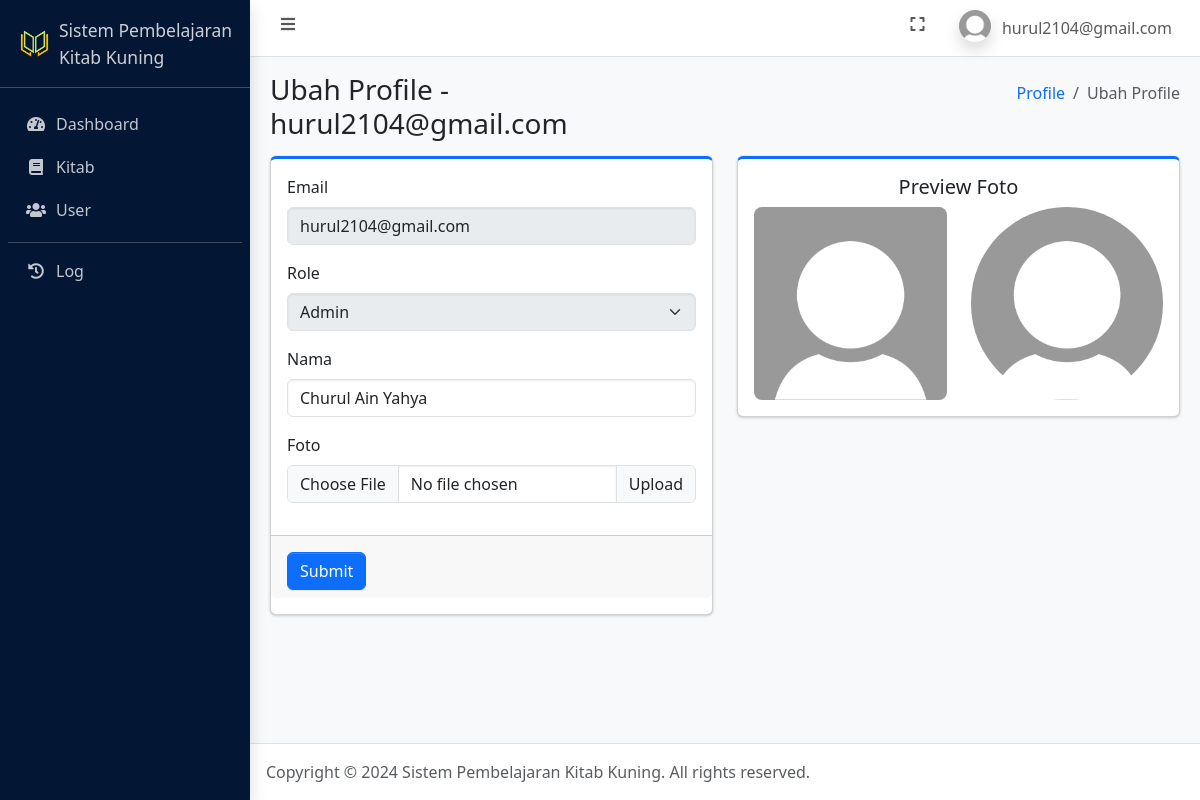
/ubah_profile.php (signed in), run on the app's committed database.
### tables this page shows
CREATE TABLE `user` (
  `id_user` int(11) NOT NULL,
  `nama_lengkap` varchar(100) NOT NULL,
  `email` varchar(100) NOT NULL,
  `password` varchar(255) NOT NULL,
  `role` enum('admin','pengguna') NOT NULL,
  `foto` text NOT NULL,
  `is_active` int(1) NOT NULL,
  `dibuat_pada` datetime NOT NULL DEFAULT current_timestamp()
);

### connection.php (called while the page is built, shortened)
<?php
	$host = 'localhost';
	$user = 'root';
	$pass = '';
	$database = 'pembelajaran_kitab_kuning';
	$conn = mysqli_connect($host, $user, $pass, $database);
    if (isset($_SESSION['id_user'])) {
    	$id_user = $_SESSION['id_user'];
		$dataUser = mysqli_fetch_assoc(mysqli_query($conn, "SELECT * FROM user WHERE id_user = $id_user"));
	}
?>

### ubah_profile.php (the view, shortened to what this page needs)
<?php
    require_once 'connection.php';
?>
<!DOCTYPE html>
<html lang="en">
<head>
    <?php include_once 'include/head.php'; ?>
</head>
<body class="layout-fixed sidebar-expand-lg bg-body-tertiary">
    <div class="app-wrapper">
        <?php include_once 'include/navbar.php'; ?>
        <?php include_once 'include/sidebar.php'; ?>
        <main class="app-main">
            <div class="app-content-header">
                <div class="container-fluid">
                    <div class="row">
                        <div class="col-sm-6">
                            <h3 class="mb-0">Ubah Profile - <?= $dataUser['email']; ?></h3>
                        </div>
                        <div class="col-sm-6">
                            <ol class="breadcrumb float-sm-end">
                                <li class="breadcrumb-item"><a href="profile.php">Profile</a></li>
                                <li class="breadcrumb-item active" aria-current="page">
                                    Ubah Profile
                                </li>
                            </ol>
                        </div>
                    </div>
                </div>
            </div>
            <div class="app-content">
                <div class="container-fluid">
                    <div class="row">
                        <div class="col-6">
                            <div class="card card-primary card-outline mb-4">
                                <form method="post" enctype="multipart/form-data">
                                    <div class="card-body">
                                        <div class="mb-3">
                                            <label for="email" class="form-label">Email</label>
                                            <input type="text" disabled style="cursor: not-allowed;"  class="form-control" id="email" name="email" value="<?= $dataUser['email']; ?>" required>
                                        </div>
                                        <div class="mb-3">
                                            <label for="role" class="form-label">Role</label>
                                            <select disabled style="cursor: not-allowed;"  class="form-select" id="role" name="role">
                                                <option value="<?= $dataUser['role']; ?>"><?= ucwords($dataUser['role']); ?></option>
                                            </select>
                                        </div>
                                        <div class="mb-3">
                                            <label for="nama_lengkap" class="form-label">Nama</label>
                                            <input type="text" class="form-control" id="nama_lengkap" name="nama_lengkap" value="<?= $dataUser['nama_lengkap']; ?>" required>
                                        </div>
                                        <div class="mb-3">
                                            <label for="foto" class="form-label">Foto</label>
                                            <div class="input-group">
                                                <input type="file" class="form-control" id="foto" name="foto" onchange="previewImage(event)">
                                                <label class="input-group-text" for="foto">Upload</label>
                                            </div>
                                        </div>
                                    </div>
                                    <div class="card-footer pt-3">
                                        <button type="submit" name="btnUbahProfile" class="btn btn-primary">Submit</button>
                                    </div>
                                </form>
                            </div>
                        </div>
                        <div class="col-6">
                            <div class="card card-primary card-outline mb-4">
                                <div class="card-body text-center">
                                    <h5 class="form-label">Preview Foto</h5>
                                    <div class="row justify-content-between">
                                        <div class="col">
                                            <img id="preview-img" class="img-fluid rounded-3" src="assets/img/profiles/<?= $dataUser['foto']; ?>" alt="<?= $dataUser['foto']; ?>">
                                        </div>
                                        <div class="col">
                                            <img id="preview-img-circle" class="img-fluid rounded-circle" src="assets/img/profiles/<?= $dataUser['foto']; ?>" alt="<?= $dataUser['foto']; ?>">
                                        </div>
                                    </div>
                                </div>
                            </div>
                        </div>
                    </div>
                </div>
            </div>
        </main>
        <?php include_once 'include/footer.php'; ?>
    </div>
</body>
</html>

### include/navbar.php (shortened to what this page needs)
<nav class="app-header navbar navbar-expand bg-body">
    <div class="container-fluid">
        <ul class="navbar-nav">
            <li class="nav-item"> <a class="nav-link" data-lte-toggle="sidebar" href="#" role="button"> <i class="fas fa-fw fa-bars"></i> </a> </li>
        </ul>
        <ul class="navbar-nav ms-auto">
            <li class="nav-item"> <a class="nav-link" href="#" data-lte-toggle="fullscreen"> <i data-lte-icon="maximize" class="fas fa-fw fa-expand"></i> </a> </li>
            <li class="nav-item dropdown user-menu">
                <a href="#" class="nav-link dropdown-toggle" data-bs-toggle="dropdown" aria-expanded="false">
                    <img src="assets/img/profiles/default.jpg" class="user-image rounded-circle shadow" alt="User Image">
                    <span class="d-none d-md-inline"><?= $dataUser['email']; ?></span>
                </a>
            </li>
        </ul>
    </div>
</nav>

### data on the page
user: email "hurul2104@gmail.com", role "Admin", nama_lengkap "Churul Ain Yahya", foto (placeholder picture)
